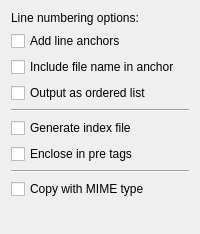
               <widget class="QWidget" name="tabWidgetPage3">
                <attribute name="title">
                 <string>Misc</string>
                </attribute>
                <layout class="QVBoxLayout" name="verticalLayout_4">
                 <item>
                  <widget class="QLabel" name="label_8">
                   <property name="font">
                    <font>
                     <weight>50</weight>
                     <bold>false</bold>
                    </font>
                   </property>
                   <property name="text">
                    <string>Line numbering options:</string>
                   </property>
                  </widget>
                 </item>
                 <item>
                  <widget class="QCheckBox" name="cbHTMLAnchors">
                   <property name="toolTip">
                    <string>Add an anchor to each line.</string>
                   </property>
                   <property name="text">
                    <string>Add line anchors</string>
                   </property>
                  </widget>
                 </item>
                 <item>
                  <widget class="QCheckBox" name="cbHTMLFileNameAnchor">
                   <property name="toolTip">
                    <string>Add the filename as prefix to the anchors.</string>
                   </property>
                   <property name="text">
                    <string>Include file name in anchor</string>
                   </property>
                  </widget>
                 </item>
                 <item>
                  <widget class="QCheckBox" name="cbHTMLOrderedList">
                   <property name="toolTip">
                    <string>Output the lines within an ordered list.</string>
                   </property>
                   <property name="text">
                    <string>Output as ordered list</string>
                   </property>
                  </widget>
                 </item>
                 <item>
                  <widget class="Line" name="line">
                   <property name="orientation">
                    <enum>Qt::Horizontal</enum>
                   </property>
                  </widget>
                 </item>
                 <item>
                  <widget class="QCheckBox" name="cbHTMLIndex">
                   <property name="toolTip">
                    <string>Generate an index file with hyperlinks to all outputted files.</string>
                   </property>
                   <property name="text">
                    <string>Generate index file</string>
                   </property>
                  </widget>
                 </item>
                 <item>
                  <widget class="QCheckBox" name="cbHTMLEnclosePreTags">
                   <property name="toolTip">
                    <string>Add &amp;lt;pre&amp;gt; tags to the output, if the flag &quot;No document header and footer&quot; is selected.</string>
                   </property>
                   <property name="text">
                    <string>Enclose in pre tags</string>
                   </property>
                  </widget>
                 </item>
                 <item>
                  <widget class="Line" name="line_5">
                   <property name="orientation">
                    <enum>Qt::Horizontal</enum>
                   </property>
                  </widget>
                 </item>
                 <item>
                  <widget class="QCheckBox" name="cbHTMLPasteMIME">
                   <property name="toolTip">
                    <string>Add HTML MIME Type when copying code to the clipboard</string>
                   </property>
                   <property name="text">
                    <string>Copy with MIME type</string>
                   </property>
                  </widget>
                 </item>
                 <item>
                  <spacer name="verticalSpacer">
                   <property name="orientation">
                    <enum>Qt::Vertical</enum>
                   </property>
                   <property name="sizeHint" stdset="0">
                    <size>
                     <width>20</width>
                     <height>24</height>
                    </size>
                   </property>
                  </spacer>
                 </item>
                </layout>
               </widget>
